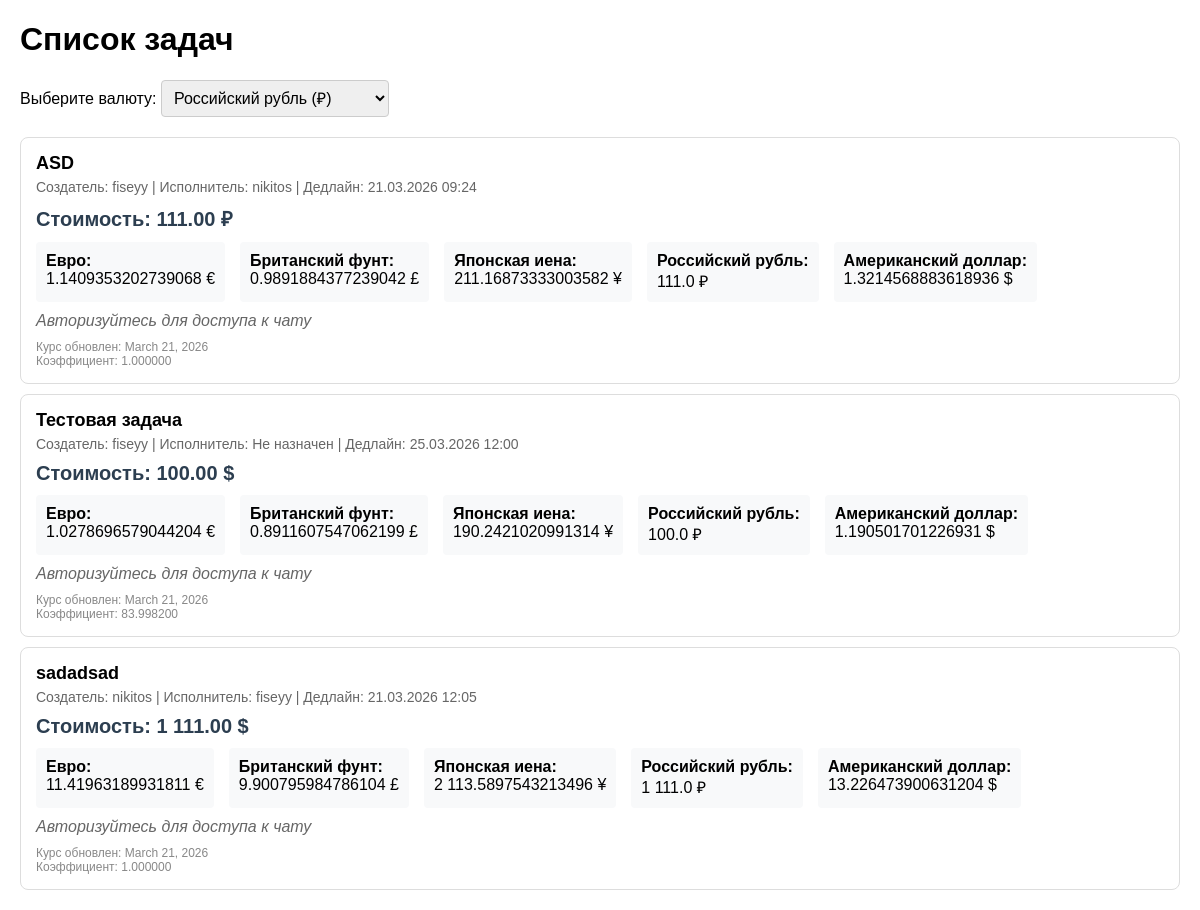
/tasks/, run on the app's committed database.
### myapp/models.py (models this page shows, shortened)
class FreelanceTask(models.Model):
    creator = models.ForeignKey(User, on_delete=models.CASCADE, related_name='created_tasks')
    executor = models.ForeignKey(User, on_delete=models.SET_NULL, null=True, blank=True, related_name='executed_tasks')
    title = models.CharField(max_length=200)
    description = models.TextField()
    deadline = models.DateTimeField()
    currency = models.ForeignKey(Currency, on_delete=models.PROTECT, default=1)  # Валюта задачи (USD, EUR, RUB)
    cost = models.DecimalField(max_digits=12, decimal_places=2)  # Стоимость в указанной валюте
    currency_rate_date = models.DateField(null=True, blank=True)  # Дата последнего обновления курса
    currency_rate = models.DecimalField(max_digits=10, decimal_places=6, default=1.0)  # Коэффициент пересчета (1 USD = 90 RUB)

class User(AbstractUser):
    ROLE_CHOICES = [
        ('student', 'Студент'),
        ('employer', 'Работодатель'),
    ]
    role = models.CharField(max_length=10, choices=ROLE_CHOICES)
    university = models.CharField(max_length=100, blank=True)
    class Meta:
        swappable = 'AUTH_USER_MODEL'

class Currency(models.Model):
    code = models.CharField(max_length=3, unique=True)  # Код валюты по ISO 4217 (USD, EUR, RUB)
    name = models.CharField(max_length=50)  # Полное название валюты (Доллар США, Евро, Российский рубль)
    symbol = models.CharField(max_length=5)  # Символ валюты ($, €, ₽)
    rate = models.DecimalField(max_digits=10, decimal_places=6, default=1.0)  # Текущий курс к базовой валюте
    rate_date = models.DateField(null=True, blank=True)  # Дата последнего обновления курса

### myapp/views.py (the view)
# urls.py: path('tasks/', views.task_list, name='task_list'),
def task_list(request):
    selected_currency = request.GET.get('currency', 'RUB')
    tasks = FreelanceTask.objects.select_related('creator', 'executor', 'currency').all()
    currencies = Currency.objects.all().order_by('code')
    context = {
        'tasks': tasks,
        'currencies': currencies,
        'selected_currency': selected_currency,
    }
    return render(request, 'examples/task_list.html', context)

### myapp/currency_service.py (called while the page is built)
    def format_currency(self, amount, currency_code):
        try:
            currency = Currency.objects.get(code=currency_code)
            return f"{amount:,} {currency.symbol}".replace(',', ' ')
        except Currency.DoesNotExist:
            return f"{amount:,} {currency_code}".replace(',', ' ')

### myapp/templatetags/currency_tags.py (called while the page is built)
@register.filter
def format_currency(amount, currency_code):
    service = CurrencyService()
    return service.format_currency(amount, currency_code)

@register.filter
def convert_to_currency(task, target_currency):
    service = CurrencyService()
    if hasattr(task, 'cost'):
        cost_rub = service.get_task_cost_in_base_currency(task)
    else:
        cost_rub = float(task)
    try:
        from myapp.models import Currency
        target_curr = Currency.objects.get(code=target_currency)
        converted_amount = cost_rub / float(target_curr.rate)
        return service.format_currency(converted_amount, target_currency)
    except Currency.DoesNotExist:
        return f"{cost_rub:,} {target_currency}".replace(',', ' ')

### myapp/templates/examples/task_list.html (shortened to what this page needs)
{% load currency_tags %}
<!DOCTYPE html>
<html lang="ru">
<head>
</head>
<body>
    <h1>Список задач</h1>
    <div class="currency-selector">
        <label for="currency-select">Выберите валюту:</label>
        <select id="currency-select" onchange="updateCurrency()">
            {% for currency in currencies %}
                <option value="{{ currency.code }}" {% if currency.code == selected_currency %}selected{% endif %}>
                    {{ currency.name }} ({{ currency.symbol }})
                </option>
            {% endfor %}
        </select>
    </div>
    <div id="tasks-container">
        {% for task in tasks %}
        <div class="task-card">
            <div class="task-title">{{ task.title }}</div>
            <div class="task-meta">
                Создатель: {{ task.creator.username }} |
                Исполнитель: {% if task.executor %}{{ task.executor.username }}{% else %}Не назначен{% endif %} |
                Дедлайн: {{ task.deadline|date:"d.m.Y H:i" }}
            </div>
            <div class="task-cost">
                Стоимость: {{ task.cost|format_currency:task.currency.code }}
            </div>
            <div class="cost-comparison">
                {% for currency in currencies %}
                <div class="cost-item">
                    <strong>{{ currency.name }}:</strong><br>
                    <span id="cost-{{ task.id }}-{{ currency.code }}">
                        {{ task.cost|convert_to_currency:currency.code }}
                    </span>
                </div>
                {% endfor %}
            </div>
            <div style="margin-top: 10px;">
                {% if user.is_authenticated %}
                    {% if user == task.creator or user == task.executor %}
                        {% if task.executor %}
                            <a href="{% url 'create_task_chat' task.id %}" style="background: #007bff; color: white; padding: 8px 16px; text-decoration: none; border-radius: 4px;">
                                Перейти в чат по задаче
                            </a>
                        {% else %}
                            <span style="color: #666; font-style: italic;">Чат доступен после назначения исполнителя</span>
                        {% endif %}
                    {% else %}
                        <span style="color: #666; font-style: italic;">Чат доступен только создателю и исполнителю</span>
                    {% endif %}
                {% else %}
                    <span style="color: #666; font-style: italic;">Авторизуйтесь для доступа к чату</span>
                {% endif %}
            </div>
            <div style="margin-top: 10px; font-size: 12px; color: #888;">
                Курс обновлен: {{ task.currency_rate_date|default:"-" }}<br>
                Коэффициент: {{ task.currency_rate }}
            </div>
        </div>
        {% endfor %}
    </div>
</body>
</html>

### myapp/templates/examples/task_list.html (style rules this page uses)
body { font-family: Arial, sans-serif; margin: 20px; }
.task-card { border: 1px solid #ddd; padding: 15px; margin: 10px 0; border-radius: 8px; }
.task-title { font-size: 18px; font-weight: bold; margin-bottom: 5px; }
.task-meta { color: #666; font-size: 14px; margin-bottom: 10px; }
.task-cost { font-size: 20px; font-weight: bold; color: #2c3e50; }
.currency-selector { margin: 20px 0; }
.currency-selector select { padding: 8px; font-size: 16px; border: 1px solid #ccc; border-radius: 4px; }
.cost-comparison { display: flex; gap: 15px; margin-top: 10px; }
.cost-item { background: #f8f9fa; padding: 10px; border-radius: 4px; }

### data on the page
FreelanceTask: title "ASD", creator.username "fiseyy", executor.username "nikitos", deadline "21.03.2026 09:24", cost "111.00 ₽", cost|convert_to_currency "1.1409353202739068 €", cost|convert_to_currency "0.9891884377239042 £", cost|convert_to_currency "211.16873333003582 ¥", cost|convert_to_currency "111.0 ₽", cost|convert_to_currency "1.3214568883618936 $", currency_rate_date "March 21, 2026", currency_rate "1.000000"
Currency: name "Евро"
Currency: name "Британский фунт"
Currency: name "Японская иена"
Currency: name "Российский рубль"
Currency: name "Американский доллар"
FreelanceTask: title "Тестовая задача", creator.username "fiseyy", shows "Не назначен", deadline "25.03.2026 12:00", cost "100.00 $", cost|convert_to_currency "1.0278696579044204 €", cost|convert_to_currency "0.8911607547062199 £", cost|convert_to_currency "190.2421020991314 ¥", cost|convert_to_currency "100.0 ₽", cost|convert_to_currency "1.190501701226931 $", currency_rate_date "March 21, 2026", currency_rate "83.998200"
FreelanceTask: title "sadadsad", creator.username "nikitos", executor.username "fiseyy", deadline "21.03.2026 12:05", cost "1 111.00 $", cost|convert_to_currency "11.41963189931811 €", cost|convert_to_currency "9.900795984786104 £", cost|convert_to_currency "2 113.5897543213496 ¥", cost|convert_to_currency "1 111.0 ₽", cost|convert_to_currency "13.226473900631204 $", currency_rate_date "March 21, 2026", currency_rate "1.000000"

### other printed values
form field value "Российский рубль (₽)"
